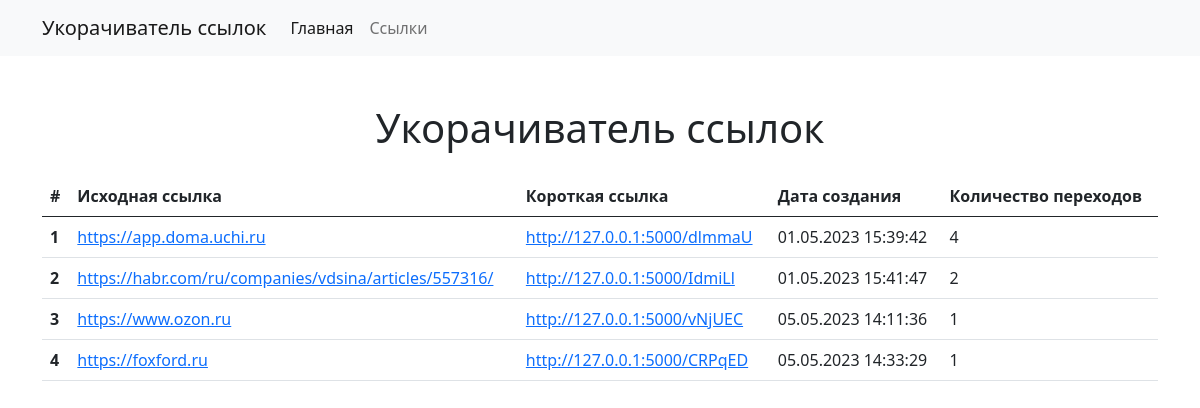
The app's page /urls with its own data.
### app/models.py (models this page shows)
class URLModel(db.Model):
    id = db.Column(db.Integer, primary_key=True)
    url = db.Column(db.Text, nullable=False)
    short = db.Column(db.String(40), unique=True, nullable=False)
    visits = db.Column(db.Integer, default=0)
    date = db.Column(db.DateTime, default=datetime.utcnow())

### app/views.py (the view)
@app.route("/urls")
def urls():
    urls_list = URLModel.query.all()
    return render_template("urls.html", urls_list=urls_list)

### app/templates/urls.html (shortened to what this page needs)
<!DOCTYPE html>
<html lang="en">
<head>
  <link href="https://cdn.jsdelivr.net/npm/bootstrap@5.0.1/dist/css/bootstrap.min.css" rel="stylesheet"
>
</head>
<body>
  {% include "navgation.html" %}
  <div class="container mt-5">
    <h1 class="text-center mb-4">Укорачиватель ссылок</h1>
    <table class="table table-hover">
      <thead>
      <tr>
        <th scope="col">#</th>
        <th scope="col">Исходная ссылка</th>
        <th scope="col">Короткая ссылка</th>
        <th scope="col">Дата создания</th>
        <th scope="col">Количество переходов</th>
      </tr>
      </thead>
      <tbody>
            {% for url in urls_list%}
                <tr>
                    <th scope="row">{{ url.id }}</th>
                    <td>
                        <a href="{{ url.url }}">
                            {{ url.url }}
                        </a>
                    </td>
                    <td>
                        <a href="{{ url.short }}">
                            http://127.0.0.1:5000/{{ url.short }}
                        </a>
                    </td>
                    <td>
                        {{ url.date.strftime("%d.%m.%Y") }} {{ url.date.strftime("%H:%M:%S") }}
                    </td>
                    <td>{{ url.visits }}</td>
                </tr>
            {% endfor %}
        </tbody>
    </table>
  </div>
</body>
</html>

### app/templates/navgation.html (shortened to what this page needs)
  <nav class="navbar navbar-expand-lg navbar-light bg-light">
    <div class="container">
      <a class="navbar-brand" href="{{ url_for('index')}}">Укорачиватель ссылок</a>
      <div class="collapse navbar-collapse" id="navbarNav">
        <ul class="navbar-nav">
          <li class="nav-item">
            <a class="nav-link active" aria-current="page" href="{{ url_for('index')}}">Главная</a>
          </li>
          <li class="nav-item">
            <a class="nav-link" href="{{url_for('urls')}}">Ссылки</a>
          </li>
        </ul>
      </div>
    </div>
  </nav>

### records on screen
URLModel: id "1", url "https://app.doma.uchi.ru", short "dlmmaU", date "01.05.2023", date "15:39:42", visits "4"
URLModel: id "2", url "https://habr.com/ru/companies/vdsina/articles/557316/", short "IdmiLl", date "01.05.2023", date "15:41:47", visits "2"
URLModel: id "3", url "https://www.ozon.ru", short "vNjUEC", date "05.05.2023", date "14:11:36", visits "1"
URLModel: id "4", url "https://foxford.ru", short "CRPqED", date "05.05.2023", date "14:33:29", visits "1"
